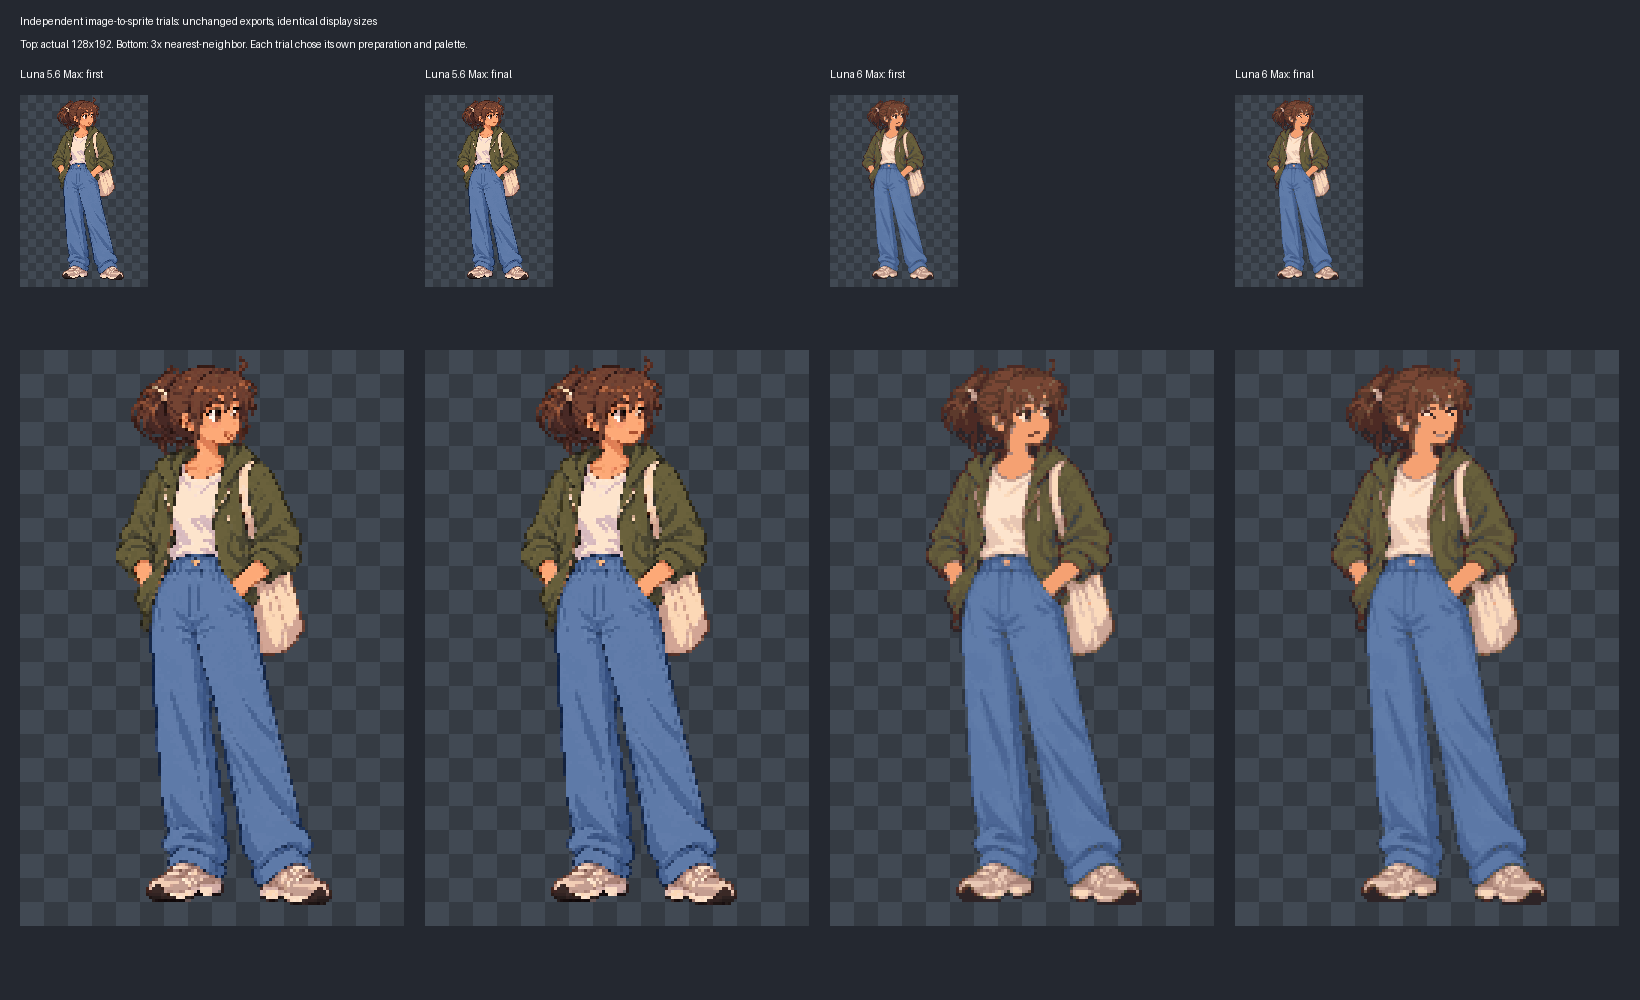

The script that saved this image:
"""Display existing contestant exports unchanged; no candidate artwork is edited."""
from pathlib import Path
import hashlib
import json
from PIL import Image, ImageDraw

root = Path(__file__).resolve().parent
spec = [('Luna 5.6 Max: first', 'trial-a', 'pass-01'),
        ('Luna 5.6 Max: final', 'trial-a', 'pass-02'),
        ('Luna 6 Max: first', 'trial-b', 'pass-01'),
        ('Luna 6 Max: final', 'trial-b', 'pass-03')]
sheet = Image.new('RGB', (1640, 1000), '#242830')
draw = ImageDraw.Draw(sheet)
draw.text((20, 15), 'Independent image-to-sprite trials: unchanged exports, identical display sizes', fill='white')
draw.text((20, 38), 'Top: actual 128x192. Bottom: 3x nearest-neighbor. Each trial chose its own preparation and palette.', fill='white')
checks = []
for i, (title, trial, name) in enumerate(spec):
    p = root / trial / 'passes' / (name + '.png')
    im = Image.open(p).convert('RGBA')
    assert im.size == (128, 192)
    x = 20 + i * 405
    draw.text((x, 68), title, fill='white')
    for scale, y in [(1, 95), (3, 350)]:
        tile = Image.new('RGBA', (128, 192), '#353b43')
        td = ImageDraw.Draw(tile)
        for yy in range(0, 192, 8):
            for xx in range(0, 128, 8):
                if ((xx//8) + (yy//8)) % 2:
                    td.rectangle((xx, yy, xx+7, yy+7), fill='#414953')
        tile.alpha_composite(im)
        tile = tile.convert('RGB').resize((128*scale, 192*scale), Image.Resampling.NEAREST)
        sheet.paste(tile, (x, y))
    checks.append({'artifact': str(p.relative_to(root)), 'sha256': hashlib.sha256(p.read_bytes()).hexdigest(), 'size': list(im.size), 'alpha_extrema': list(im.getchannel('A').getextrema())})
sheet.save(root / 'supervisor-comparison.png')
for trial, name in [('trial-a', 'pass-02'), ('trial-b', 'pass-03')]:
    p = root / trial / 'passes'
    reopened = p / (name + '-reopen.png')
    if not reopened.exists():
        reopened = p / (name + '-reopened.png')
    if reopened.exists():
        assert Image.open(p / (name + '.png')).convert('RGBA').tobytes() == Image.open(reopened).convert('RGBA').tobytes()
        checks.append({'trial': trial, 'fresh_reopen_rgba_equal': True, 'reopen_path': str(reopened.relative_to(root))})
(root / 'supervisor-display-checks.json').write_text(json.dumps(checks, indent=2) + '\n')
print(json.dumps(checks, indent=2))
